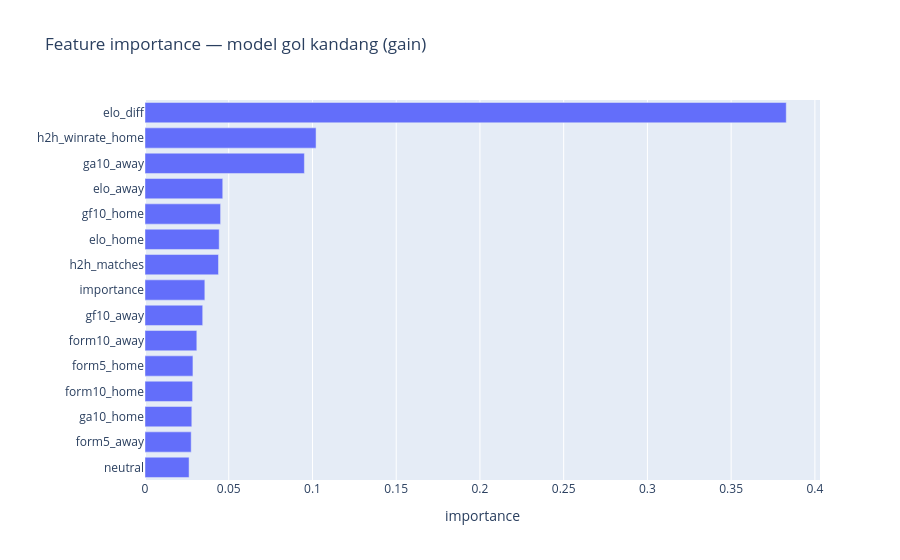

Notebook code for this chart:
### Markdown cell above
## Training final & feature importance
Model final dilatih pada seluruh data sebelum kickoff 11 Juni 2026; bobot ensemble divalidasi pada PD 2018 & 2022.

### Code cell
final_models = M.run_full_training(featured, TOURNAMENT_START)
print('Bobot ensemble final (clf, poisson, elo, prior):', final_models['weights'])
imp = pd.Series(final_models['goals_home'].feature_importances_, index=FEATURE_COLS).sort_values()
fig = px.bar(imp, orientation='h', title='Feature importance — model gol kandang (gain)',
             labels={'index': '', 'value': 'importance'}).update_layout(showlegend=False)
fig.show()

metrics = {str(y): bt[y] for y in bt}
metrics['final_blend_weights'] = list(final_models['weights'])
metrics['feature_importance'] = imp.round(4).to_dict()
path = M.save_metrics(metrics)
print(f'Model tersimpan di models/wc2026_models.joblib; metrik di {path}')

### Figure 1 — Plotly figure (JSON) as saved in the notebook; plotly's stock layout.template omitted (floating-point values rounded to 4 significant figures)
{"data": [{"hovertemplate": "variable=0<br>importance=%{x}<br>=%{y}<extra></extra>", "legendgroup": "0", "marker": {"color": "#636efa", "pattern": {"shape": ""}}, "name": "0", "orientation": "h", "showlegend": true, "textposition": "auto", "type": "bar", "x": [0.02633, 0.02758, 0.02795, 0.02842, 0.02862, 0.03094, 0.03445, 0.03573, 0.04388, 0.04431, 0.04513, 0.04642, 0.09517, 0.1021, 0.3829], "xaxis": "x", "y": ["neutral", "form5_away", "ga10_home", "form10_home", "form5_home", "form10_away", "gf10_away", "importance", "h2h_matches", "elo_home", "gf10_home", "elo_away", "ga10_away", "h2h_winrate_home", "elo_diff"], "yaxis": "y"}], "layout": {"barmode": "relative", "legend": {"title": {"text": "variable"}, "tracegroupgap": 0}, "showlegend": false, "title": {"text": "Feature importance — model gol kandang (gain)"}, "xaxis": {"anchor": "y", "domain": [0, 1], "title": {"text": "importance"}}, "yaxis": {"anchor": "x", "domain": [0, 1], "title": {"text": ""}}}}
